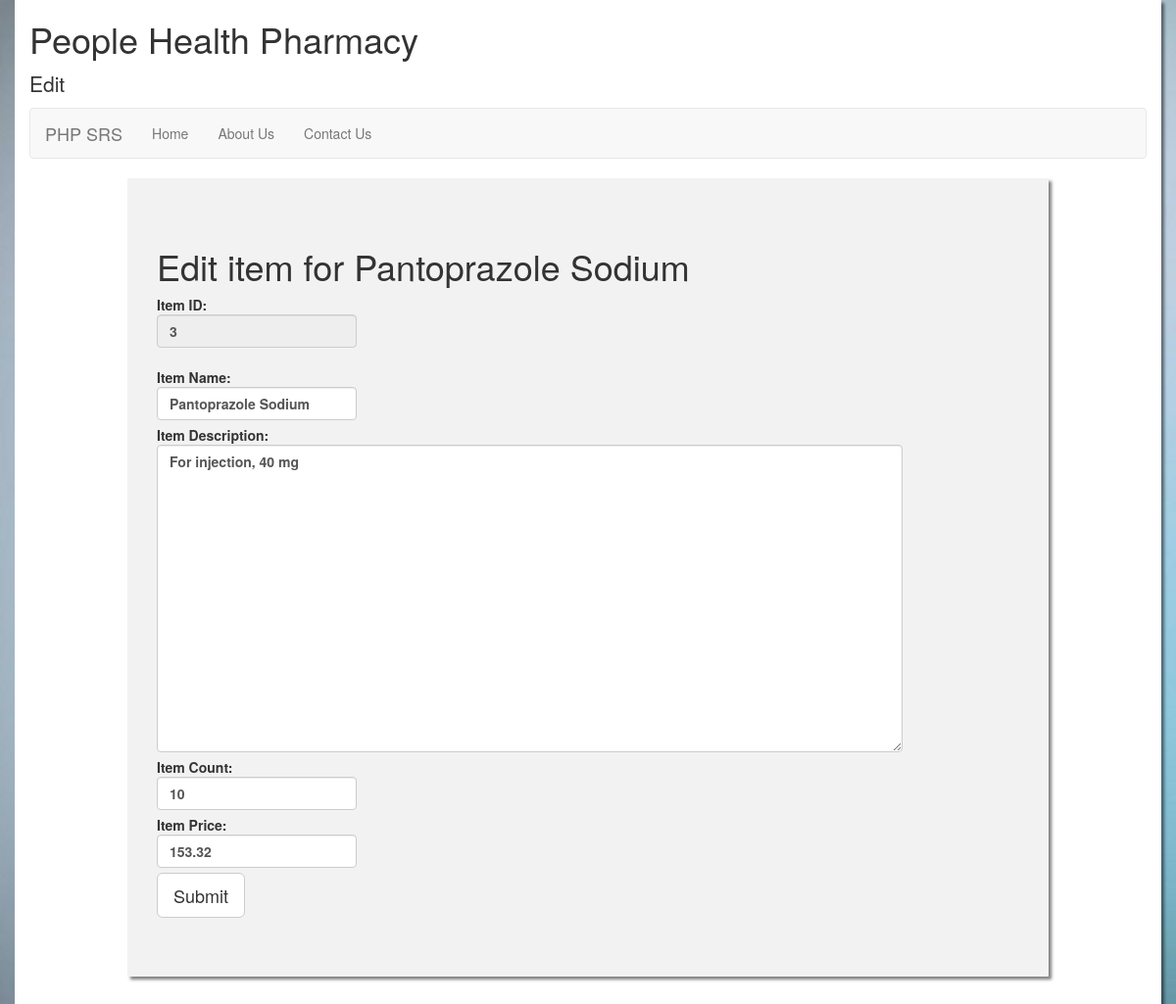
The page /inventory/edit.php?id=3 on the database its author committed.
### tables this page shows
CREATE TABLE `Inventory` (
  `itemID` int(11) NOT NULL,
  `itemName` varchar(256) NOT NULL,
  `itemDesc` text NOT NULL,
  `itemCount` int(11) NOT NULL,
  `itemPrice` float NOT NULL
);

### inventory/edit.php (the view, shortened to what this page needs)
<!DOCTYPE html>
<html lang="en">
<head>
        <link rel="stylesheet" href="https://maxcdn.bootstrapcdn.com/bootstrap/3.3.7/css/bootstrap.min.css">
        <link href="../style/style.css" rel="stylesheet"/>
</head>
<body>
    <div class = "container">
          <div>
              <h1>People Health Pharmacy</h1>
              <p id = "inventory_data">Edit</p>
          </div>
             <nav class="navbar navbar-default">
                  <div class="container-fluid">
                    <div class="navbar-header">
                      <a class="navbar-brand" href="../index.html">PHP SRS</a>
                    </div>
                    <ul class="nav navbar-nav">
                      <li><a href="../index.html">Home</a></li>
                      <li><a href="../about.html">About Us</a></li>
                      <li><a href="../contact.html">Contact Us</a></li>
                      <li><a href="#"></a></li>
                    </ul>
                  </div>
            </nav>
        <form method="post" action="edit2.php" id="form2">
        <?php
              $itemID    = $_GET['id'];
              $servername = "localhost";
              $username = "";
              $password = "";
              $conn = mysqli_connect($servername, $username, $password);
              $sql = "SELECT * FROM `swe30010`.`Inventory` where itemID=$itemID";
              $result = mysqli_query($conn, $sql);
              if (mysqli_num_rows($result)>0){
                  while ($row = mysqli_fetch_assoc($result)){
                  echo "<h1>Edit item for " . $row["itemName"] . "</h1>";
                  echo "<div class =\"form-group\"><label for=\"ItemID\">Item ID: <input type=\"text\" id=\"ItemID\"name=\"itemID\" value=\"" . $row["itemID"] . "\" class=\"form-control\" placeholder=\"Item Description\" readonly /></label></div>";
                      echo "<div><label for=\"itemName\">Item Name: <input type=\"text\" id=\"itemName\" name=\"itemName\" value=\"" . $row["itemName"] . "\" class=\"form-control\" placeholder=\"Item Description\" required /></label></div>";
                      echo "<div><label for=\"itemDesc\">Item Description: <br /><textarea rows=\"15\" cols=\"90\" id=\"itemDesc\" name=\"itemDesc\" class=\"form-control\" placeholder=\"Item Description\">" . $row["itemDesc"] . "</textarea></label></div>";
                      echo "<div><label for=\"itemCount\">Item Count: <input type=\"text\" id=\"itemCount\" name=\"itemCount\" value=\"" . $row["itemCount"] . "\" class=\"form-control\" placeholder=\"Item Description\" required /></label></div>";
                      echo "<div><label for=\"itemPrice\">Item Price: <input type=\"text\" id=\"itemPrice\" name=\"itemPrice\" value=\"" . $row["itemPrice"] . "\" class=\"form-control\" placeholder=\"Item Description\" required /></label></div>";
                  }
              } else {
                echo "<p>No item assoctioted with the id</p>\n";
              }
        ?>
        <button type = "submit" class="btn btn-default btn-lg">Submit</button>
        </form>
    </div>
</body>
</html>

### style/style.css (style rules this page uses)
body { background-color: aliceblue; background-image: url("../images/capture_01.jpg"); }
.container { height: 1070px; box-shadow: 3px 3px 3px rgba(0, 0, 0, .5); background-color: white; }
.navbar { width: 1140px; }
#inventory_data { font-size: 150%; }
#form2 { margin-left: 100px; margin-top: 20px; margin-right: 100px; margin-bottom: 70px; padding-left: 30px; padding-top: 50px; padding-bottom: 60px; box-shadow: 3px 3px 3px rgba(0, 0, 0, .5); background-color: #f2f2f2; }

### rows shown on the page
inventory: itemName "Pantoprazole Sodium", itemID "3", itemDesc "For injection, 40 mg", itemCount "10", itemPrice "153.32"
